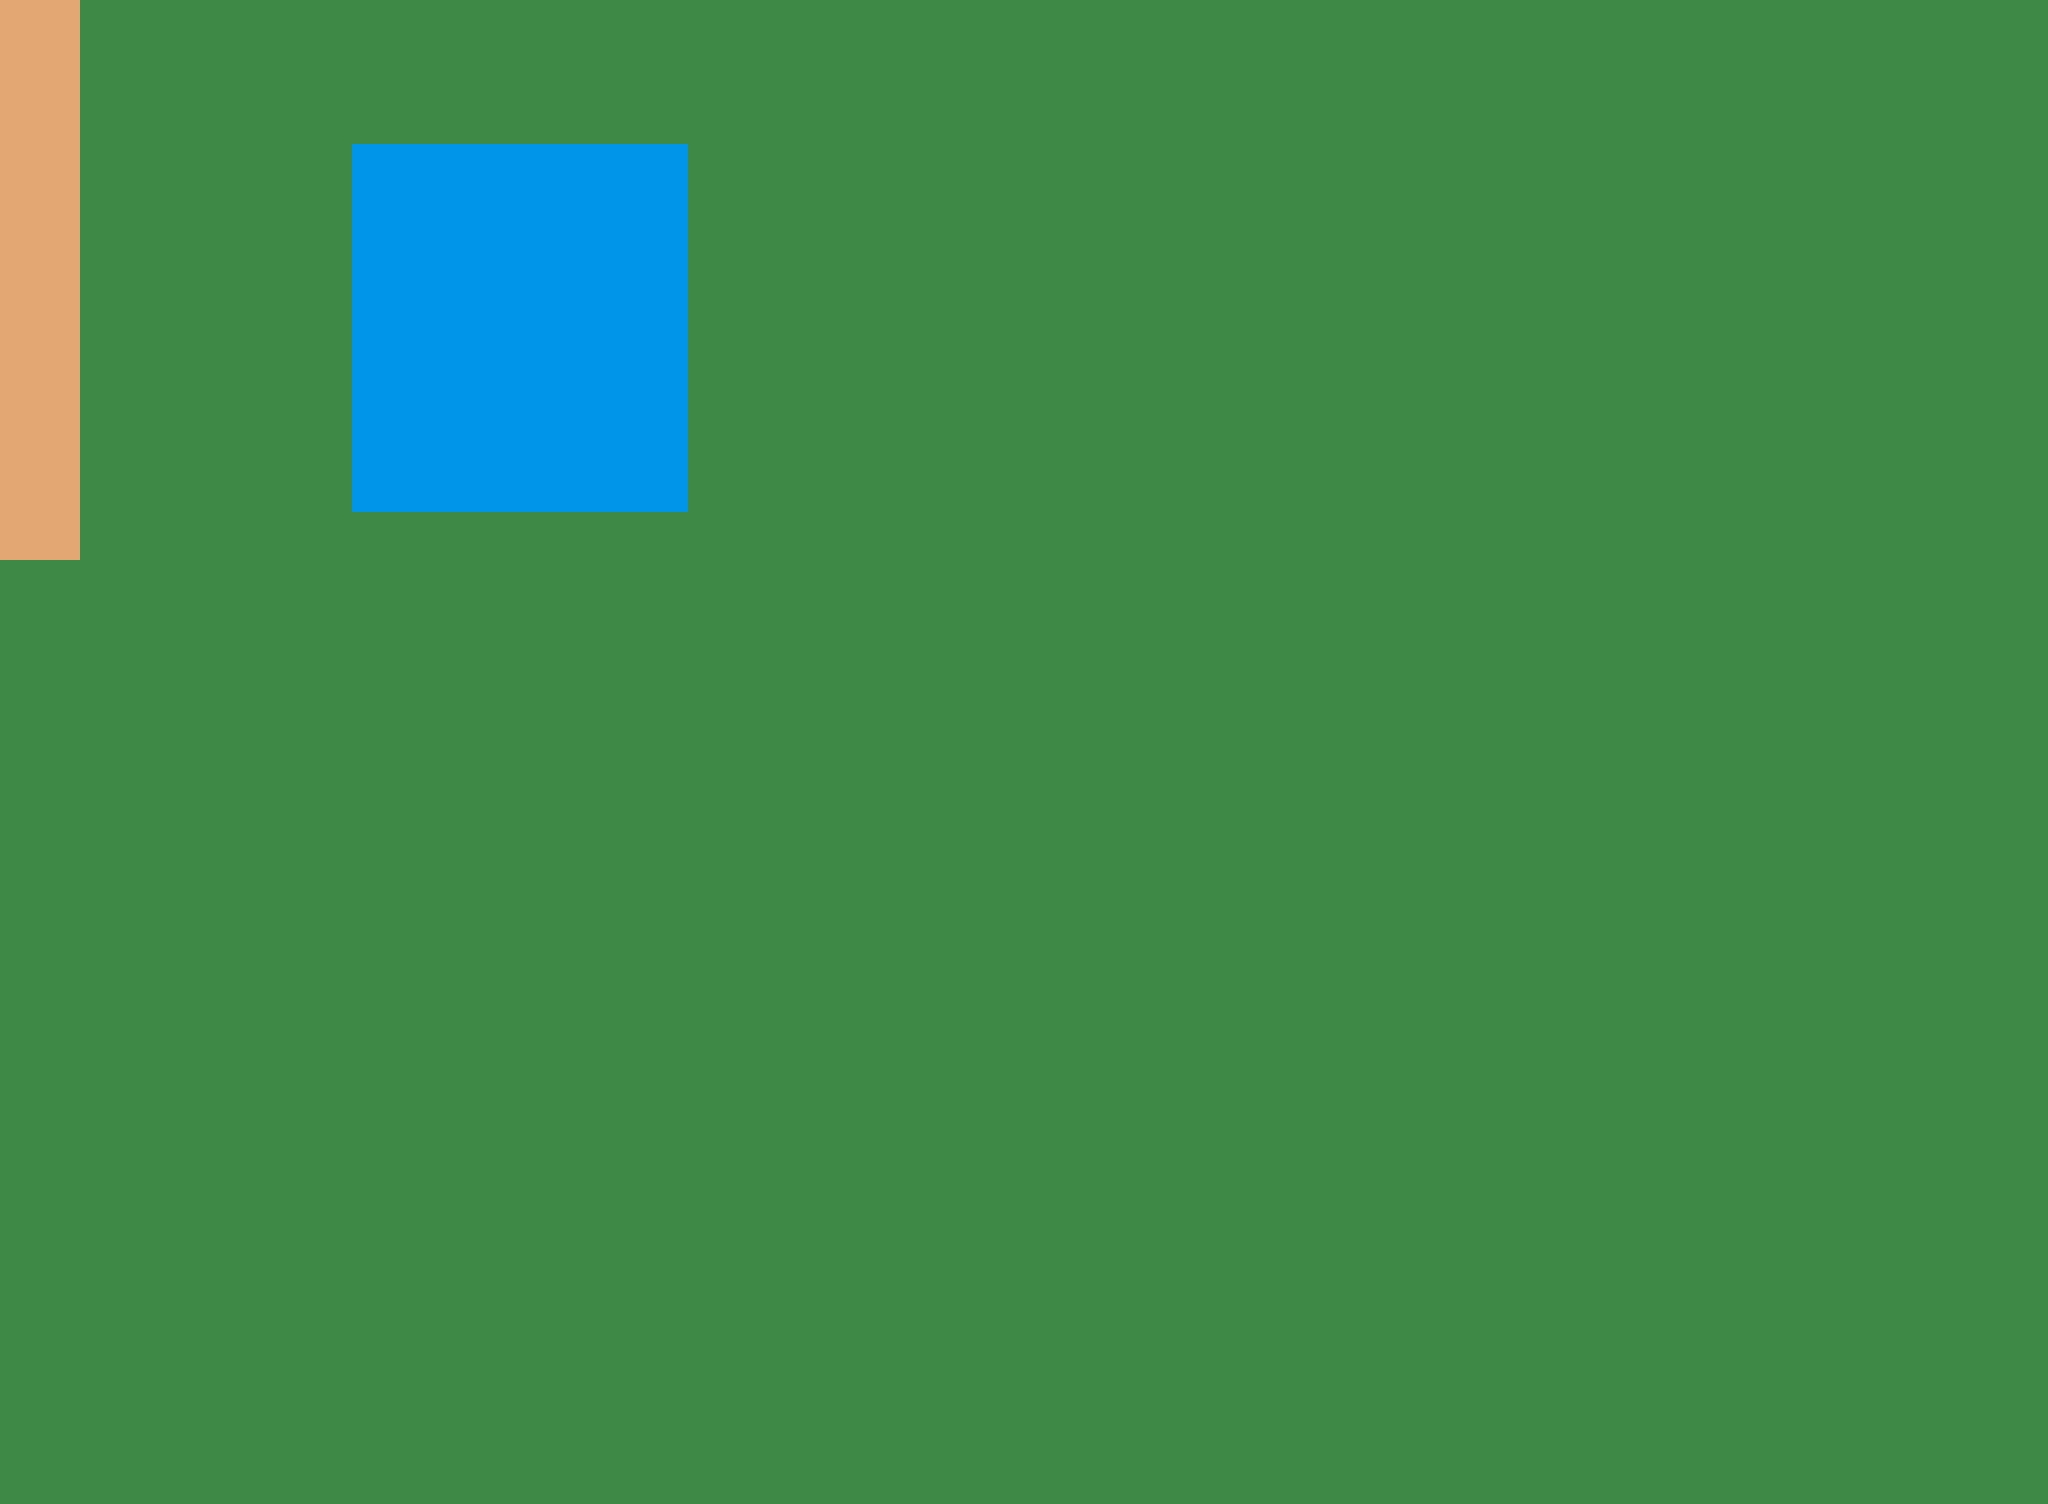

This is a level from a 2D game, rendered from its Tiled map with the project's own tilesets. A one-line summary and the map file follow, with tile-layer data summarised:
An orthogonal 128x94 tile map with 16x16 px tiles, 1 tile layer (Capa de patrones 1), 3 tilesets.

<map version="1.10" tiledversion="1.11.2" orientation="orthogonal" renderorder="right-down" width="128" height="94" tilewidth="16" tileheight="16" infinite="0" nextlayerid="2" nextobjectid="1">
 <tileset firstgid="1" name="Grass_Middle" tilewidth="16" tileheight="16" tilecount="1" columns="1">
  <image source="Grass_Middle.png" width="16" height="16" />
 </tileset>
 <tileset firstgid="2" name="Path_Middle" tilewidth="16" tileheight="16" tilecount="1" columns="1">
  <image source="Path_Middle.png" width="16" height="16" />
 </tileset>
 <tileset firstgid="3" name="Water_Middle" tilewidth="16" tileheight="16" tilecount="1" columns="1">
  <image source="Water_Middle.png" width="16" height="16" />
  <tile id="0">
   <properties>
    <property name="collides" type="bool" value="true" />
   </properties>
  </tile>
 </tileset>
 <layer id="1" name="Capa de patrones 1" width="128" height="94">
  <data>[12032 cells, 12032 non-empty, 3 distinct tile ids]</data>
 </layer>
</map>
